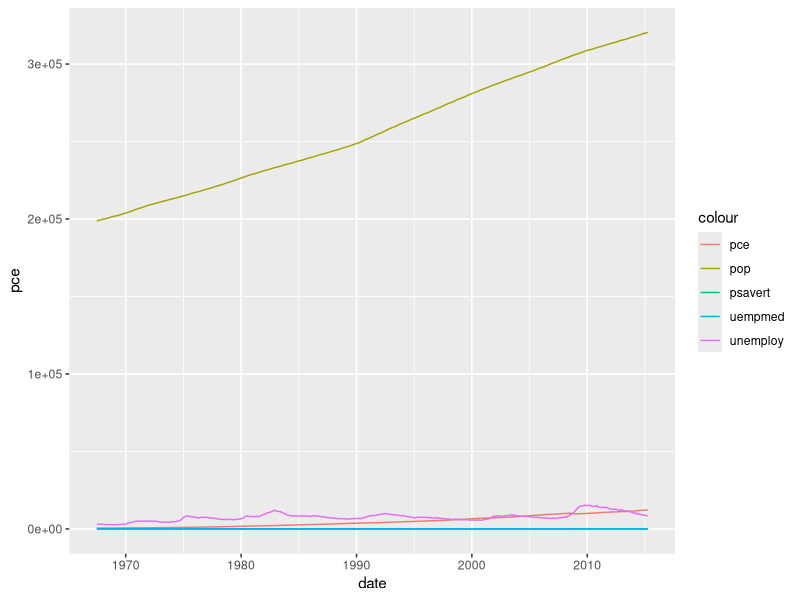
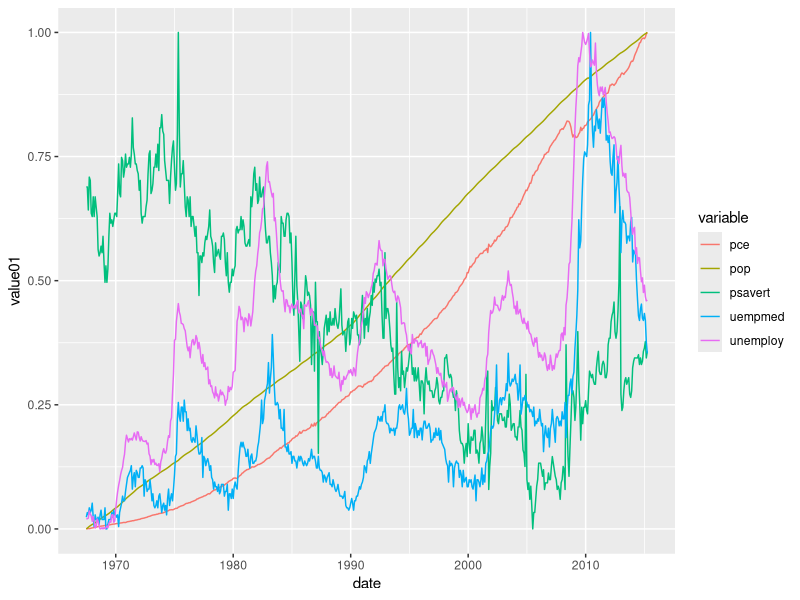

Write the R code that produced these figures, in order.
# 2) en un fichero llamado apartado2.R una gráfica con todas las variables con
# lineas de distintos colores a lo largo del tiempo (tiempo = eje X)

library(ggplot2)
eco <- economics
ecol <- economics_long


#ECONOMICS
ggplot(eco, aes(x = date)) +  # para cada variable, tenemos que crear una linea, a la que
# le adjudicamos un color distinto para que se vean bien. En la leyenda, apareceran los 
# nombres de las variables junto al color respectivo
  geom_line(aes(y = pce, color = "pce")) +
  geom_line(aes(y = pop, color = "pop")) +
  geom_line(aes(y = psavert, color = "psavert")) +
  geom_line(aes(y = uempmed, color = "uempmed")) +
  geom_line(aes(y = unemploy, color = "unemploy"))


#ECONOMICS_LONG
ggplot(ecol, aes(x = date, y = value01)) +  # En este caso, usamos solo la variable 
# value01 porque es la variable cuyos datos estan estandarizados. Representamos la grafica
# por colores, al igual que el anterior, asignandole a cada variable un color. 
   geom_line(aes(color = variable))
   